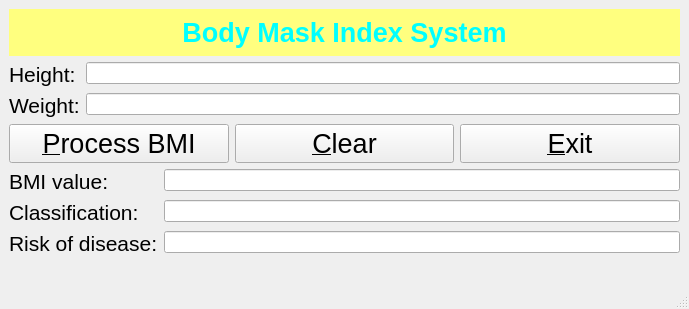
<?xml version="1.0" encoding="UTF-8"?>
<ui version="4.0">
 <class>MainWindow</class>
 <widget class="QMainWindow" name="MainWindow">
  <property name="geometry">
   <rect>
    <x>0</x>
    <y>0</y>
    <width>689</width>
    <height>309</height>
   </rect>
  </property>
  <property name="windowTitle">
   <string>MainWindow</string>
  </property>
  <widget class="QWidget" name="centralwidget">
   <layout class="QVBoxLayout" name="verticalLayout_2">
    <item>
     <layout class="QVBoxLayout" name="verticalLayout">
      <item>
       <widget class="QLabel" name="label">
        <property name="font">
         <font>
          <pointsize>20</pointsize>
          <weight>75</weight>
          <bold>true</bold>
         </font>
        </property>
        <property name="styleSheet">
         <string notr="true">background-color: rgb(255, 255, 127);
color: rgb(0, 255, 255);</string>
        </property>
        <property name="text">
         <string>Body Mask Index System</string>
        </property>
        <property name="alignment">
         <set>Qt::AlignCenter</set>
        </property>
       </widget>
      </item>
      <item>
       <layout class="QFormLayout" name="formLayout">
        <item row="0" column="0">
         <widget class="QLabel" name="heightLabel">
          <property name="font">
           <font>
            <pointsize>16</pointsize>
           </font>
          </property>
          <property name="text">
           <string>Height:</string>
          </property>
         </widget>
        </item>
        <item row="0" column="1">
         <widget class="QLineEdit" name="heightLineEdit"/>
        </item>
        <item row="1" column="0">
         <widget class="QLabel" name="weightLabel">
          <property name="font">
           <font>
            <pointsize>16</pointsize>
           </font>
          </property>
          <property name="text">
           <string>Weight:</string>
          </property>
         </widget>
        </item>
        <item row="1" column="1">
         <widget class="QLineEdit" name="weightLineEdit"/>
        </item>
       </layout>
      </item>
     </layout>
    </item>
    <item>
     <layout class="QHBoxLayout" name="horizontalLayout">
      <item>
       <widget class="QPushButton" name="pushButton_BMI">
        <property name="font">
         <font>
          <pointsize>20</pointsize>
         </font>
        </property>
        <property name="text">
         <string>&amp;Process BMI</string>
        </property>
        <property name="icon">
         <iconset>
          <normaloff>../images/ic_execute.png</normaloff>../images/ic_execute.png</iconset>
        </property>
        <property name="iconSize">
         <size>
          <width>30</width>
          <height>30</height>
         </size>
        </property>
       </widget>
      </item>
      <item>
       <widget class="QPushButton" name="pushButton_clear">
        <property name="font">
         <font>
          <pointsize>20</pointsize>
         </font>
        </property>
        <property name="text">
         <string>&amp;Clear</string>
        </property>
        <property name="icon">
         <iconset>
          <normaloff>../images/ic_clear.png</normaloff>../images/ic_clear.png</iconset>
        </property>
        <property name="iconSize">
         <size>
          <width>30</width>
          <height>30</height>
         </size>
        </property>
       </widget>
      </item>
      <item>
       <widget class="QPushButton" name="pushButton_exit">
        <property name="font">
         <font>
          <pointsize>20</pointsize>
         </font>
        </property>
        <property name="text">
         <string>&amp;Exit</string>
        </property>
        <property name="icon">
         <iconset>
          <normaloff>../images/ic_exit.png</normaloff>../images/ic_exit.png</iconset>
        </property>
        <property name="iconSize">
         <size>
          <width>30</width>
          <height>30</height>
         </size>
        </property>
       </widget>
      </item>
     </layout>
    </item>
    <item>
     <layout class="QFormLayout" name="formLayout_2">
      <item row="0" column="0">
       <widget class="QLabel" name="bMIValueLabel">
        <property name="font">
         <font>
          <pointsize>16</pointsize>
         </font>
        </property>
        <property name="text">
         <string>BMI value:</string>
        </property>
       </widget>
      </item>
      <item row="0" column="1">
       <widget class="QLineEdit" name="bMIValueLineEdit"/>
      </item>
      <item row="1" column="0">
       <widget class="QLabel" name="classificationLabel">
        <property name="font">
         <font>
          <pointsize>16</pointsize>
         </font>
        </property>
        <property name="text">
         <string>Classification:</string>
        </property>
       </widget>
      </item>
      <item row="1" column="1">
       <widget class="QLineEdit" name="classificationLineEdit"/>
      </item>
      <item row="2" column="0">
       <widget class="QLabel" name="riskOfDiseaseLabel">
        <property name="font">
         <font>
          <pointsize>16</pointsize>
         </font>
        </property>
        <property name="text">
         <string>Risk of disease:</string>
        </property>
       </widget>
      </item>
      <item row="2" column="1">
       <widget class="QLineEdit" name="riskOfDiseaseLineEdit"/>
      </item>
     </layout>
    </item>
   </layout>
  </widget>
  <widget class="QMenuBar" name="menubar">
   <property name="geometry">
    <rect>
     <x>0</x>
     <y>0</y>
     <width>689</width>
     <height>22</height>
    </rect>
   </property>
  </widget>
  <widget class="QStatusBar" name="statusbar"/>
 </widget>
 <resources/>
 <connections>
  <connection>
   <sender>pushButton_clear</sender>
   <signal>clicked()</signal>
   <receiver>bMIValueLineEdit</receiver>
   <slot>clear()</slot>
   <hints>
    <hint type="sourcelabel">
     <x>344</x>
     <y>159</y>
    </hint>
    <hint type="destinationlabel">
     <x>419</x>
     <y>197</y>
    </hint>
   </hints>
  </connection>
  <connection>
   <sender>pushButton_clear</sender>
   <signal>clicked()</signal>
   <receiver>classificationLineEdit</receiver>
   <slot>clear()</slot>
   <hints>
    <hint type="sourcelabel">
     <x>344</x>
     <y>159</y>
    </hint>
    <hint type="destinationlabel">
     <x>419</x>
     <y>229</y>
    </hint>
   </hints>
  </connection>
  <connection>
   <sender>pushButton_clear</sender>
   <signal>clicked()</signal>
   <receiver>heightLineEdit</receiver>
   <slot>clear()</slot>
   <hints>
    <hint type="sourcelabel">
     <x>344</x>
     <y>159</y>
    </hint>
    <hint type="destinationlabel">
     <x>383</x>
     <y>81</y>
    </hint>
   </hints>
  </connection>
  <connection>
   <sender>pushButton_clear</sender>
   <signal>clicked()</signal>
   <receiver>riskOfDiseaseLineEdit</receiver>
   <slot>clear()</slot>
   <hints>
    <hint type="sourcelabel">
     <x>344</x>
     <y>159</y>
    </hint>
    <hint type="destinationlabel">
     <x>419</x>
     <y>261</y>
    </hint>
   </hints>
  </connection>
  <connection>
   <sender>pushButton_clear</sender>
   <signal>clicked()</signal>
   <receiver>weightLineEdit</receiver>
   <slot>clear()</slot>
   <hints>
    <hint type="sourcelabel">
     <x>344</x>
     <y>159</y>
    </hint>
    <hint type="destinationlabel">
     <x>383</x>
     <y>113</y>
    </hint>
   </hints>
  </connection>
 </connections>
</ui>
